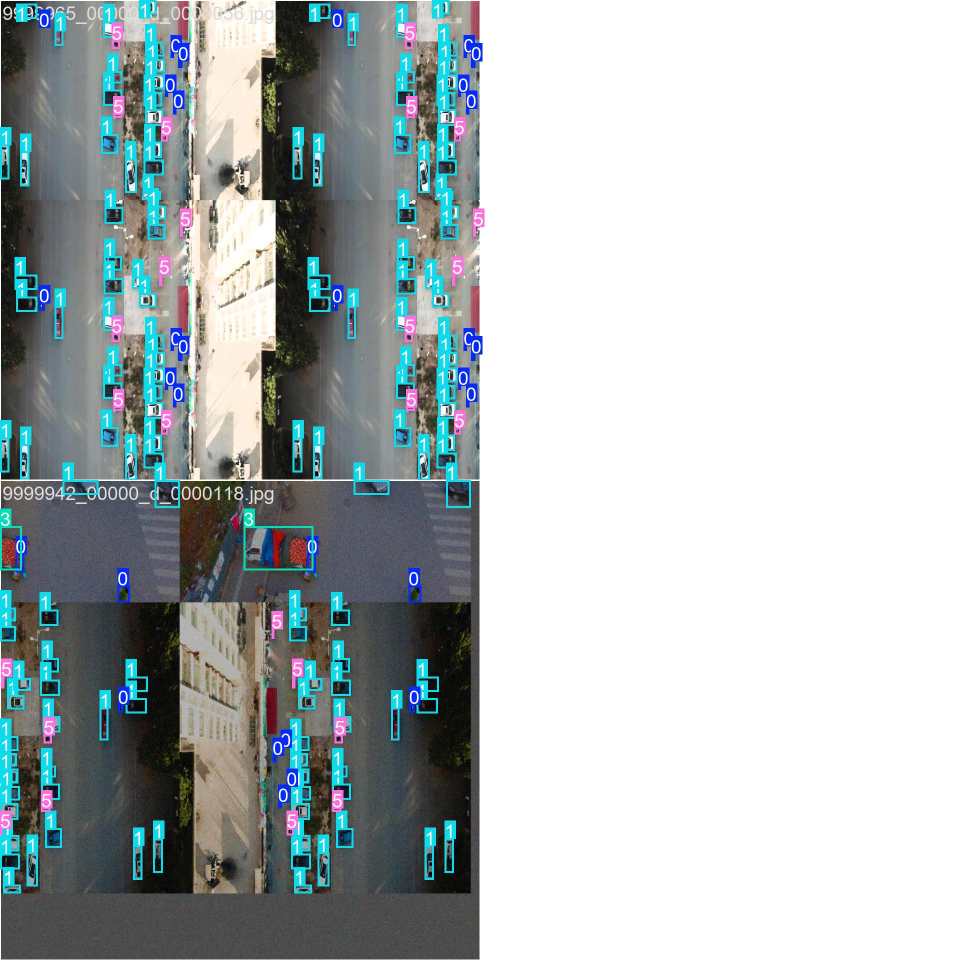
#> input picture experiments/rtdetr/augmented/train_batch0.jpg, 1920 x 1920 px (shown at 1/2 size)
$ python -i augmentations.py   (imports and definitions only)
#> lines starting #> are read from the running program, lines starting #| are printed output that depends on the picture
"""
Shared corruption augmentations for robustness training.

Parameters match build_corrupted_testsets.py exactly so that
training augmentations are consistent with test-set corruptions.
"""

import random
import numpy as np
import cv2
from PIL import Image

# ── Parameters (same as build_corrupted_testsets.py) ─────────
NOISE_SIGMA = 15
BLUR_KERNEL = 9
BLUR_ANGLE_DEG = 0
DOWNSCALE_FACTOR = 0.5


# ── Low-level corruption functions ───────────────────────────
def _motion_blur_kernel(k: int, angle_deg: float):
    kernel = np.zeros((k, k), dtype=np.float32)
    kernel[k // 2, :] = 1.0
    M = cv2.getRotationMatrix2D((k / 2 - 0.5, k / 2 - 0.5), angle_deg, 1.0)
    kernel = cv2.warpAffine(kernel, M, (k, k))
    kernel = kernel / (kernel.sum() + 1e-8)
    return kernel


# [4 lines left out: function apply_noise, not called in this run]


def apply_motion_blur(img_bgr: np.ndarray, k: int, angle_deg: float) -> np.ndarray:
    kernel = _motion_blur_kernel(k, angle_deg)
    return cv2.filter2D(img_bgr, -1, kernel)


# [5 lines left out: function apply_lowres, not called in this run]


def _apply_random_corruption(img_bgr: np.ndarray) -> np.ndarray:
    """Apply one random corruption to a BGR numpy image."""
    choice = random.choice(["noise", "blur", "lowres"])
    if choice == "noise":
        return apply_noise(img_bgr, NOISE_SIGMA)
    elif choice == "blur":
        return apply_motion_blur(img_bgr, BLUR_KERNEL, BLUR_ANGLE_DEG)
    else:
        return apply_lowres(img_bgr, DOWNSCALE_FACTOR)


# ── FRCNN: PIL Image transform ──────────────────────────────
class RandomCorruption:
    """
    PIL Image transform that randomly applies one corruption.
    Use in torchvision transforms pipeline for Faster R-CNN.
    """

    def __init__(self, p: float = 0.5):
        self.p = p

    # [30 lines left out: functions __call__, patch_ultralytics_augmentations, not called in this run]

>>> import cv2
>>> picture = cv2.cvtColor(cv2.imread('../experiments/rtdetr/augmented/train_batch0.jpg'), cv2.COLOR_BGR2RGB)
>>> result = _apply_random_corruption(picture)
#> in apply_motion_blur, `return cv2.filter2D(img_bgr, -1, kernel)`:
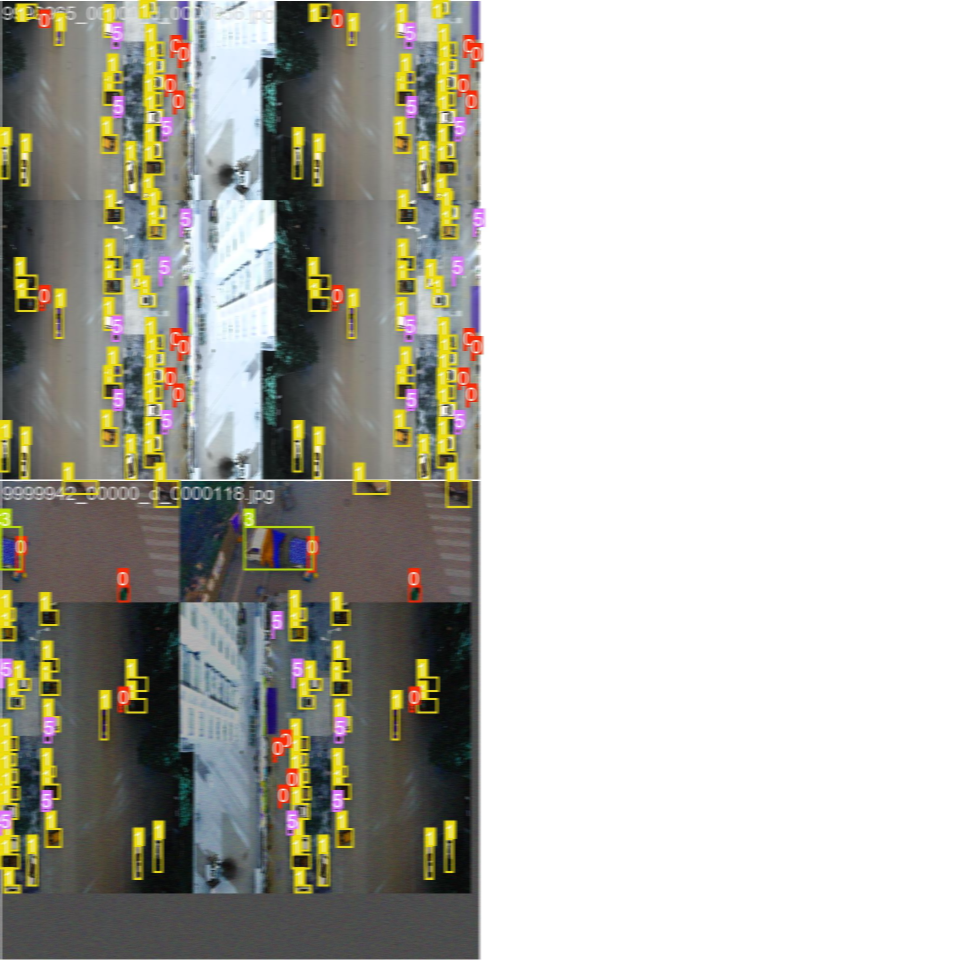
#> returned value: shape (1920, 1920, 3) (shown at 1/2 size); mean of channels 0, 1, 2 177, 184.6, 185.6; drawn as B, G, R

$ run again, on experiments/rtdetr/augmented/train_batch1.jpg
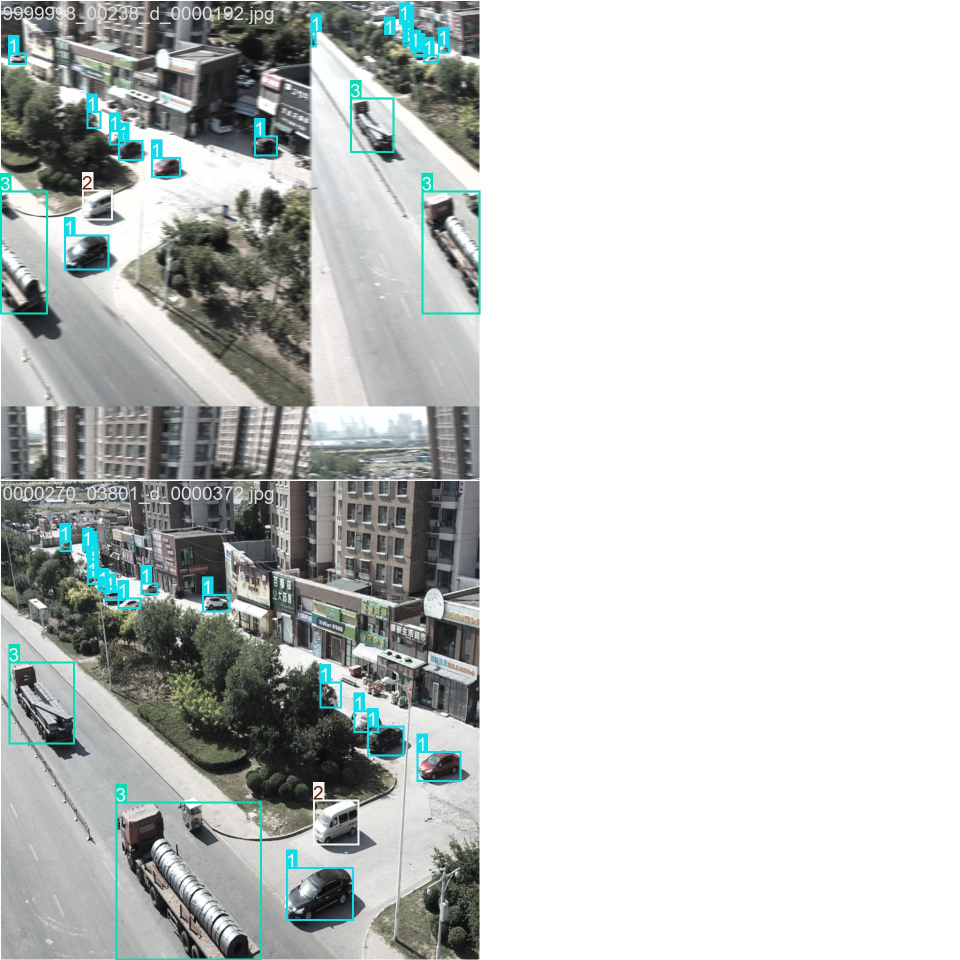
#> input picture experiments/rtdetr/augmented/train_batch1.jpg, 1920 x 1920 px (shown at 1/2 size)
#> in apply_motion_blur, `return cv2.filter2D(img_bgr, -1, kernel)`:
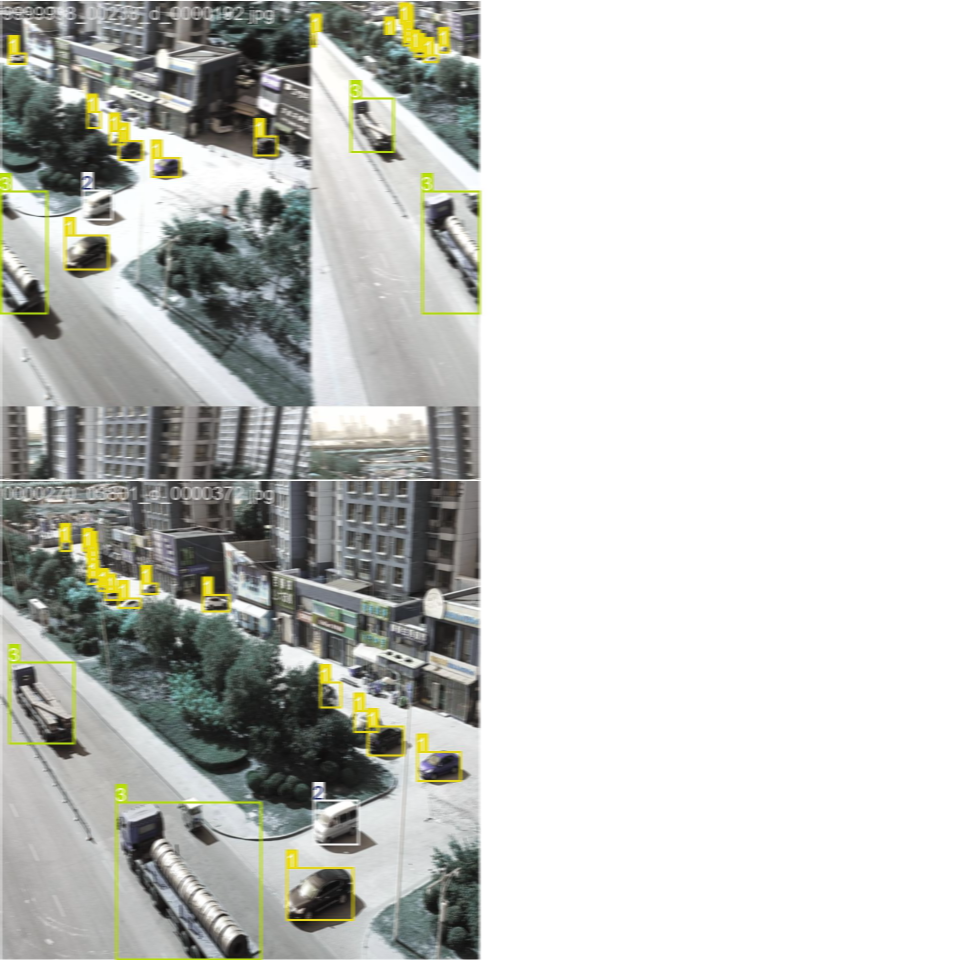
#> returned value: shape (1920, 1920, 3) (shown at 1/2 size); mean of channels 0, 1, 2 197.2, 200.6, 199.1; drawn as B, G, R

$ run again, on experiments/rtdetr/augmented/train_batch291240.jpg
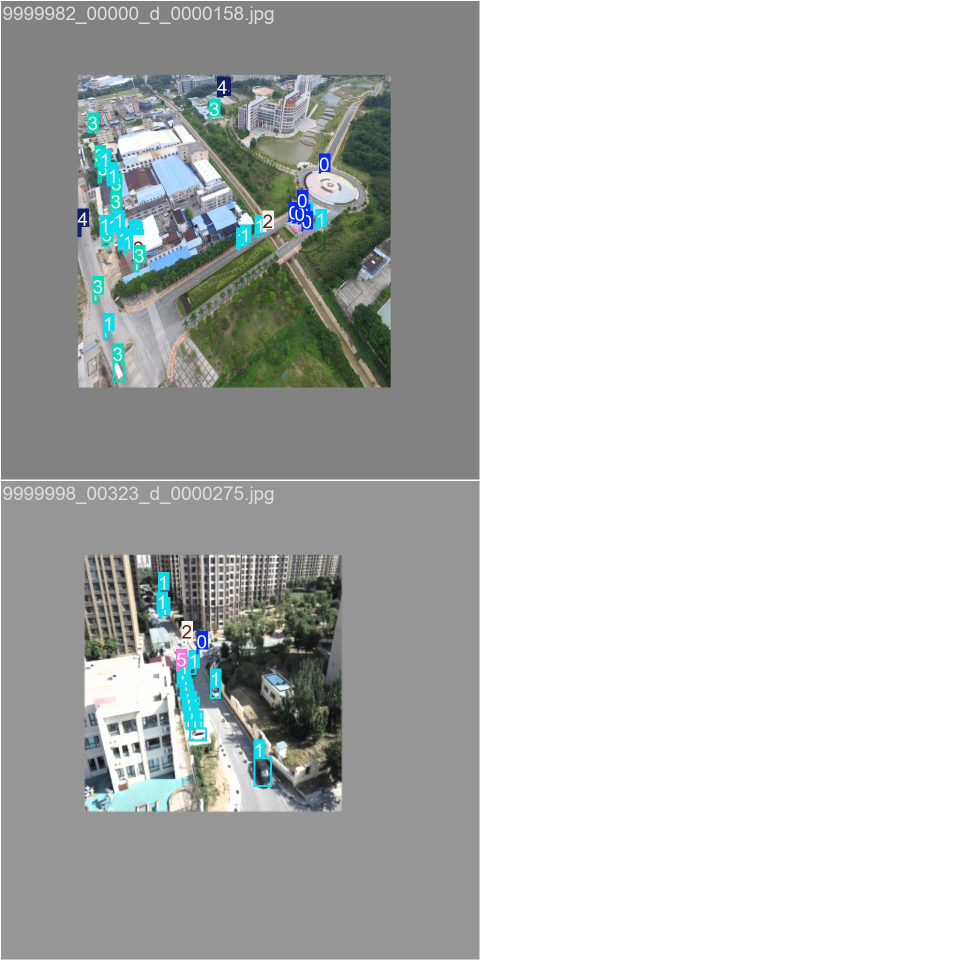
#> input picture experiments/rtdetr/augmented/train_batch291240.jpg, 1920 x 1920 px (shown at 1/2 size)
#> in apply_motion_blur, `return cv2.filter2D(img_bgr, -1, kernel)`:
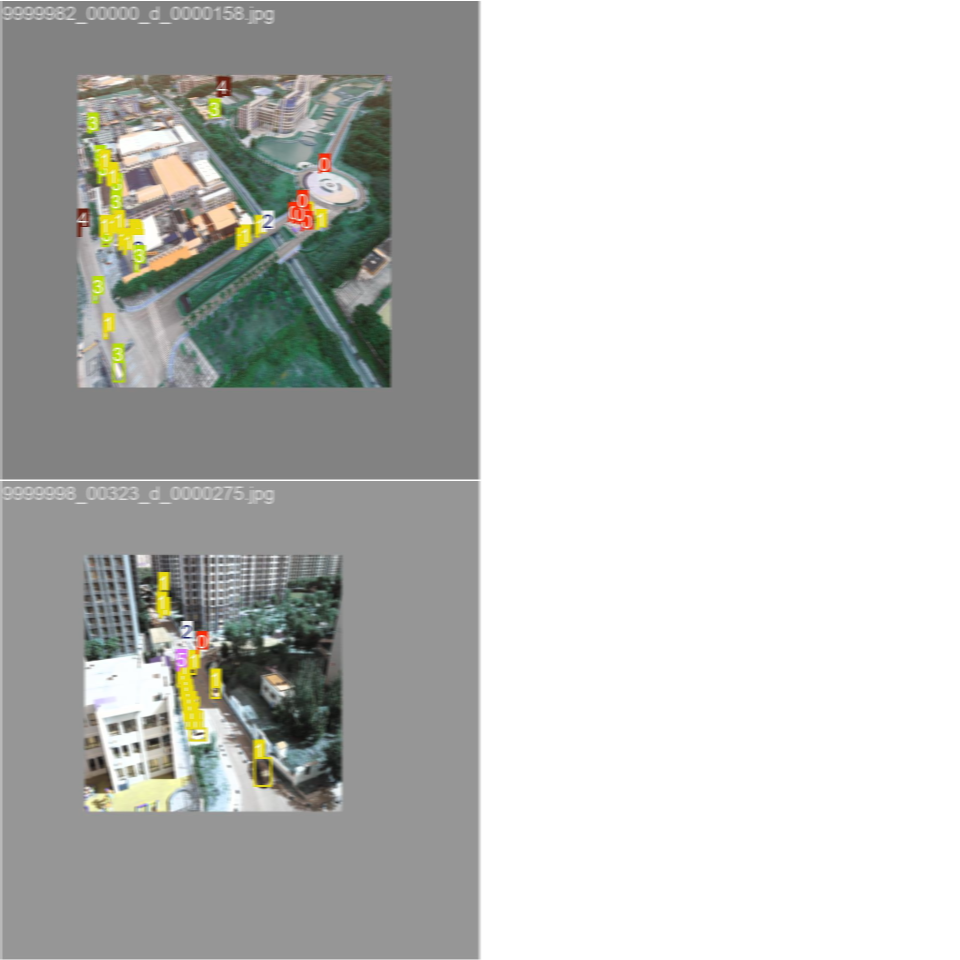
#> returned value: shape (1920, 1920, 3) (shown at 1/2 size); mean of channels 0, 1, 2 195.7, 198.1, 196.9; drawn as B, G, R
